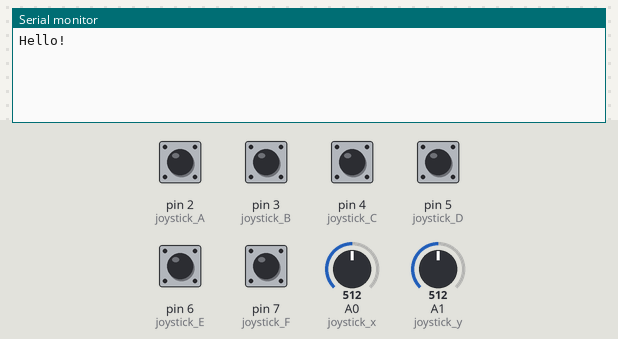
The sketch below on a simulated Arduino Uno, built with avr-gcc and run on an emulated ATmega328P. On the bench: the last lines printed to the serial monitor. The inputs (shaded band) are chosen by the test bench; at power-on: pin 2 (joystick_A), pin 3 (joystick_B), pin 4 (joystick_C), pin 5 (joystick_D), pin 6 (joystick_E), pin 7 (joystick_F) HIGH, A0 (joystick_x) = 512, A1 (joystick_y) = 512.

Above: at 1.2 s.
1.3 s: A0 (joystick_x) set to 548
At 2.3 s:
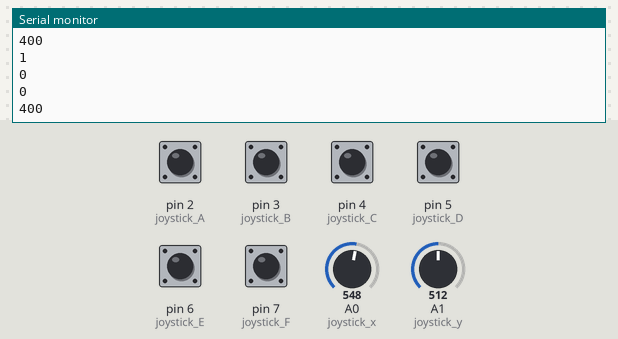
2.8 s: A1 (joystick_y) set to 716
At 3.5 s:
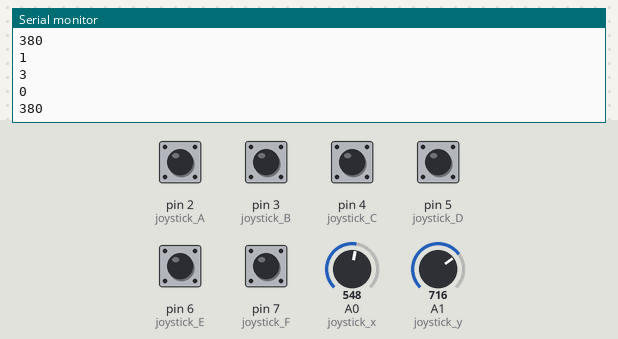
4.3 s: pin 2 (joystick_A) pulled LOW for 0.15 s
5.9 s: pin 3 (joystick_B) pulled LOW for 0.15 s
7.5 s: pin 4 (joystick_C) pulled LOW for 0.15 s
9.1 s: pin 5 (joystick_D) pulled LOW for 0.15 s
Timing chart, 0 to 11.7 s (numbered marks = the images above; inputs shaded):
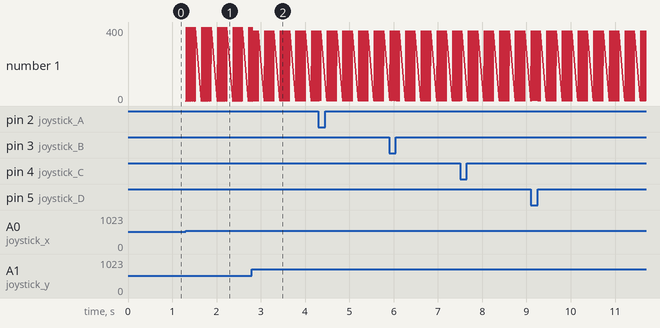

The sketch:

joystick_to_raspberry.ino
```cpp
#include <SoftwareSerial.h>

SoftwareSerial BTSerial(12, 13); //Connect HC-06. Use your (TX, RX) settings
const int joystick_x = A0;
const int joystick_y = A1;
const int joystick_A = 2;
const int joystick_B = 3;
const int joystick_C = 4;
const int joystick_D = 5;
const int joystick_E = 6;
const int joystick_F = 7;
int sum;
int A, B, Au, Bu, u;
int button_chk;
int tmp;
int cnt;

void setup()
{
  pinMode ( joystick_A, INPUT_PULLUP );
  pinMode ( joystick_B, INPUT_PULLUP );
  pinMode ( joystick_C, INPUT_PULLUP );
  pinMode ( joystick_D, INPUT_PULLUP );
  pinMode ( joystick_E, INPUT_PULLUP );
  pinMode ( joystick_F, INPUT_PULLUP );
  Serial.begin(9600);
  Serial.println("Hello!");
  BTSerial.begin(9600);  // set the data rate for the BT port
  button_chk = 0;
  cnt = 0;
}

void loop()
{
  // BT –> Data –> Serial
//  if (BTSerial.available()) {
//    /*
//
//    Serial.write(BTSerial.read());
//    */
//  }
//  // Serial –> Data –> BT
  sum = 0;
  sum = !digitalRead(joystick_A) << 1;
  sum = (sum + !digitalRead(joystick_B)) << 1;
  sum = (sum + !digitalRead(joystick_C)) << 1;
  sum = (sum + !digitalRead(joystick_D)) << 1;
  sum = (sum + !digitalRead(joystick_E)) << 1;
  sum = (sum + !digitalRead(joystick_F));
  if (sum == tmp) {
    button_chk = 0;
  }
  else {
    tmp = sum;
    if (tmp) {
      button_chk = 1;
    }
    else {
      button_chk = 0;
    }
  }
  A = map(analogRead(joystick_x), 0, 1023, -127, 127);
  B = map(analogRead(joystick_y), 0, 1023, -127, 127);
  u = (A*A+B*B) >> 5;
  if (button_chk || u) {
    Au = ((A+8) >> 4);
    Bu = ((B+8) >> 4);
    BTSerial.write(sum);
    BTSerial.write(Au + 127);
    BTSerial.write(Bu + 127);
    delay(1);
    Serial.println(Au);
    Serial.println(Bu);
    Serial.println(sum);
    Serial.println( 400 - (u >> 2));
//    delay ( 400 - (u >> 2));
    delay(10);
    cnt += 1;
    if (cnt >= 15) {
      cnt = 0;
      delay(130);
    }

  }
}
```

Measured:
- the behaviour switches between 535 and 536 on A0 (joystick_x) (found by bisection; images 0 and 1)
- after the input at 1.3 s, the serial monitor: prints a new line at once (image 1)
- after the input at 2.8 s, the serial monitor: prints a new line at once (image 2)
- plotted number 1: 0 → 380 after the input at 2.8 s
